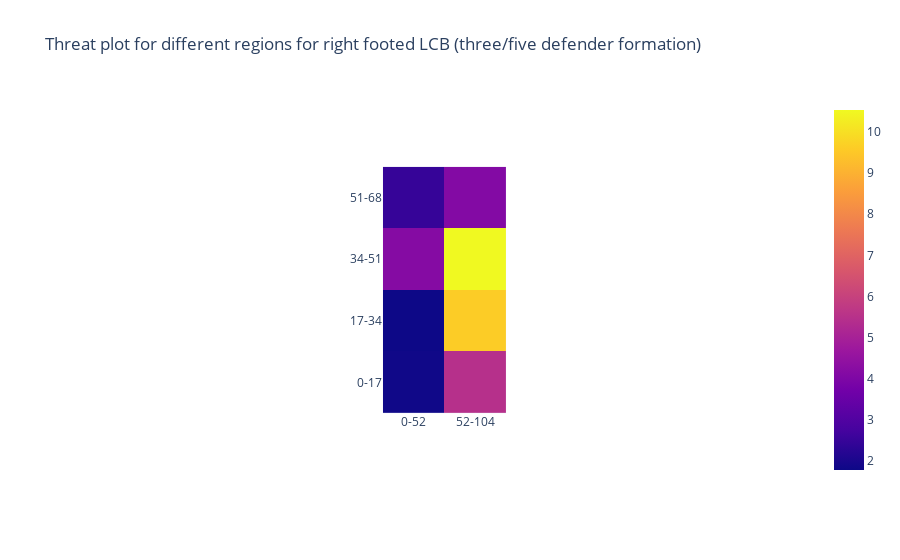

Notebook source saved alongside this figure:
### Code cell
# The graphs have been saved in 'threat_plots' data folder
pcolorplotter(
    three_five_rf_lcbs_regionwiseoff,
    'Threat plot for different regions for right footed LCB (three/five defender formation)',
    'offvalue_right_lcb_3_5_def')

### Figure 1 — Plotly figure (JSON) as saved in the notebook; plotly's stock layout.template omitted (floating-point values rounded to 4 significant figures)
{"data": [{"coloraxis": "coloraxis", "hovertemplate": "x: %{x}<br>y: %{y}<br>color: %{z}<extra></extra>", "type": "heatmap", "x": ["0-52", "52-104"], "y": ["51-68", "34-51", "17-34", "0-17"], "z": [[2.49, 4.128], [4.167, 10.53], [1.785, 9.599], [1.831, 5.468]]}], "layout": {"autosize": true, "coloraxis": {"colorscale": [[0, "#0d0887"], [0.1111, "#46039f"], [0.2222, "#7201a8"], [0.3333, "#9c179e"], [0.4444, "#bd3786"], [0.5556, "#d8576b"], [0.6667, "#ed7953"], [0.7778, "#fb9f3a"], [0.8889, "#fdca26"], [1, "#f0f921"]]}, "title": {"text": "Threat plot for different regions for right footed LCB (three/five defender formation)"}, "xaxis": {"autorange": true, "constrain": "domain", "domain": [0.4155, 0.5845], "range": [-0.5, 1.5], "scaleanchor": "y", "type": "category"}, "yaxis": {"autorange": true, "constrain": "domain", "domain": [0, 1], "range": [3.5, -0.5], "type": "category"}}}
